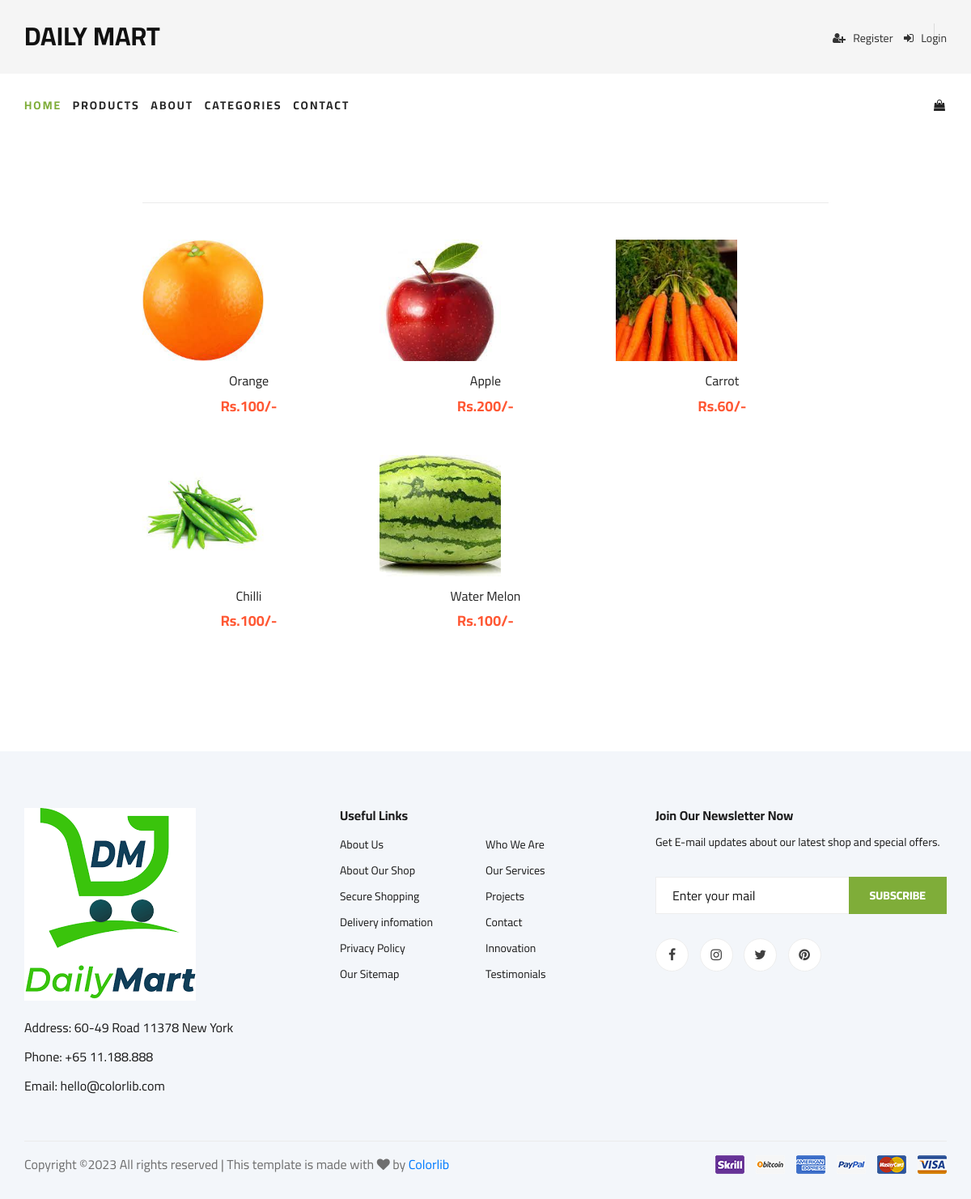
Page /products/all on the committed database.
### ADMINAPP/models.py (models this page shows)
class Product(models.Model):
    productName = models.CharField(max_length=15)
    productDescription = models.TextField()
    productPrice=models.IntegerField()
    productImage = models.ImageField(upload_to='PRODUCT_IMAGE',default='null.jpg')
    category = models.CharField(max_length=100,default='0')
    stock = models.IntegerField()

### USERAPP/views.py (the view)
# urls.py: path('products/<str:category>', views.product_list, name='product_list'),
def product_list(request,category):
      if(category=="all"):
            data=Product.objects.all()
      else:
            data=Product.objects.filter(category=category)
      dataa=Category.objects.all()
      return render(request,'products.html',{'data':data,'dataa':dataa})

### USERAPP/templates/products.html (shortened to what this page needs)
{% extends 'user.html' %}
{% block content %}
    {% load static %}
    <section class="product spad text-center">
        <div class="container">
            <div class="row justify-content-center">
                <div class="col-lg-9 col-md-7">
                    <div class="filter__item">
                        <div class="row">
                            {% for i in data %}
                                <div class="col-lg-4 col-md-6 col-sm-6">
                                    <div class="product__item">
                                        <div class="product__item__pic set-bg"
                                             data-setbg="{{ i.productImage.url }}"
                                             style="background-image: url('{{ i.productImage.url }}'); width: 150px; height: 150px;">
                                        </div>
                                        <div class="product__item__text" style="text-align: center;">
                                            <h6 style="font-size: 16px;"><a href="{% url 'single' id=i.id %}">{{ i.productName }}</a></h6>
                                            <h5 style="font-size: 18px; color: #ff5733;">Rs.{{ i.productPrice }}/-</h5>
                                        </div>
                                    </div>
                                </div>
                            {% endfor %}
                        </div>
                    </div>
                </div>
            </div>
        </div>
    </section>
{% endblock %}

### USERAPP/templates/user.html (shortened to what this page needs)
{% load static %}
<!DOCTYPE html>
<html lang="zxx">
<head>
    <link rel="stylesheet" href="{% static 'css/bootstrap.min.css' %}" type="text/css">
    <link rel="stylesheet" href="{% static 'css/font-awesome.min.css' %}" type="text/css">
    <link rel="stylesheet" href="{% static 'css/elegant-icons.css' %}" type="text/css">
    <link rel="stylesheet" href="{% static 'css/nice-select.css' %}" type="text/css">
    <link rel="stylesheet" href="{% static 'css/jquery-ui.min.css' %}" type="text/css">
    <link rel="stylesheet" href="{% static 'css/owl.carousel.min.css' %}" type="text/css">
    <link rel="stylesheet" href="{% static 'css/slicknav.min.css' %}" type="text/css">
    <link rel="stylesheet" href="{% static 'css/style.css' %}" type="text/css">
</head>
<body>
    <header class="header">
        <div class="header__top">
            <div class="container">
                <div class="row">
                    <div class="col-lg-6 col-md-6">
                        <div class="header__top__left">
                            <div class="header__logo">
                                <a href="./index.html"><h1 style="font-size: xx-large;"><b>DAILY MART</b></h1></a>
                            </div>
                        </div>
                    </div>
                    <div class="col-lg-6 col-md-6">
                        <div class="header__top__right">
                            {% if 'u_id' in request.session %}
                            <div style="text-align: right;">
                                <p style="margin: 0; font-weight: bold;">Welcome {{ request.session.username }}</p>
                                <div class="header__top__right__auth" style="display: inline-block; margin-right: 10px;">
                                    <a href="{% url 'userlogout' %}" style="color: #333; text-decoration: none;">
                                        <i class="fa fa-sign-out"></i> Log Out
                                    </a>
                                </div>
                                <div class="header__top__right__auth" style="display: inline-block;">
                                    <a href="{% url 'history' %}" style="color: #333; text-decoration: none;">
                                        <i class="fa fa-shopping-bag"></i> My Orders
                                    </a>
                                </div>
                            </div>
                            {% else %}
                            <div style="text-align: right;">
                                <div class="header__top__right__auth" style="display: inline-block; margin-right: 10px;">
                                    <a href="{% url 'register' %}" style="color: #333; text-decoration: none;">
                                        <i class="fa fa-user-plus"></i> Register
                                    </a>
                                </div>
                                <div class="header__top__right__auth" style="display: inline-block;">
                                    <a href="{% url 'login' %}" style="color: #333; text-decoration: none;">
                                        <i class="fa fa-sign-in"></i> Login
                                    </a>
                                </div>
                            </div>
                            {% endif %}
                        </div>
                    </div>
                </div>
            </div>
        </div>
        <div class="container">
            <div class="row">
                <div class="col-lg-12">
                    <nav class="header__menu">
                        <ul style="list-style-type: none; padding: 0; margin: 0;">
                            <li class="active" style="display: inline-block; margin-right: 10px;">
                                <a href="{% url 'home' %}">Home</a>
                            </li>
                            <li style="display: inline-block; margin-right: 10px;">
                                <a href="{% url 'product_list' category='all' %}">Products</a>
                            </li>
                            <li style="display: inline-block; margin-right: 10px;">
                                <a href="{% url 'about_us' %}">About</a>
                            </li>
                            <li style="display: inline-block; margin-right: 10px;">
                                <a href="#" id="categories-link">Categories</a>
                            </li>
                            <li style="display: inline-block; margin-right: 20px;">
                                <a href="{% url 'contact' %}">Contact</a>
                            </li>
                            <li style="display: inline-block; float: right;">
                                <a href="{% url 'cart' %}"><i class="fa fa-shopping-bag"></i></a>
                            </li>
                        </ul>
                    </nav>
                </div>
            </div>
        </div>
    </header>
{% block content %}{% endblock %}
    <footer class="footer spad">
        <div class="container">
            <div class="row">
                <div class="col-lg-3 col-md-6 col-sm-6">
                    <div class="footer__about">
                        <div class="footer__about__logo">
                            <a href="./index.html"><img src="{% static 'css/img/logo.png' %}" alt=""></a>
                        </div>
                        <ul>
                            <li>Address: 60-49 Road 11378 New York</li>
                            <li>Phone: +65 11.188.888</li>
                            <li>Email: hello@colorlib.com</li>
                        </ul>
                    </div>
                </div>
                <div class="col-lg-4 col-md-6 col-sm-6 offset-lg-1">
                    <div class="footer__widget">
                        <h6>Useful Links</h6>
                        <ul>
                            <li><a href="#">About Us</a></li>
                            <li><a href="#">About Our Shop</a></li>
                            <li><a href="#">Secure Shopping</a></li>
                            <li><a href="#">Delivery infomation</a></li>
                            <li><a href="#">Privacy Policy</a></li>
                            <li><a href="#">Our Sitemap</a></li>
                        </ul>
                        <ul>
                            <li><a href="#">Who We Are</a></li>
                            <li><a href="#">Our Services</a></li>
                            <li><a href="#">Projects</a></li>
                            <li><a href="#">Contact</a></li>
                            <li><a href="#">Innovation</a></li>
                            <li><a href="#">Testimonials</a></li>
                        </ul>
                    </div>
                </div>
                <div class="col-lg-4 col-md-12">
                    <div class="footer__widget">
                        <h6>Join Our Newsletter Now</h6>
                        <p>Get E-mail updates about our latest shop and special offers.</p>
                        <form action="#">
                            <input type="text" placeholder="Enter your mail">
                            <button type="submit" class="site-btn">Subscribe</button>
                        </form>
                        <div class="footer__widget__social">
                            <a href="#"><i class="fa fa-facebook"></i></a>
                            <a href="#"><i class="fa fa-instagram"></i></a>
                            <a href="#"><i class="fa fa-twitter"></i></a>
                            <a href="#"><i class="fa fa-pinterest"></i></a>
                        </div>
                    </div>
                </div>
            </div>
            <div class="row">
                <div class="col-lg-12">
                    <div class="footer__copyright">
                        <div class="footer__copyright__text"><p>
  Copyright &copy;<script>document.write(new Date().getFullYear());</script> All rights reserved | This template is made with <i class="fa fa-heart" aria-hidden="true"></i> by <a href="https://colorlib.com" target="_blank">Colorlib</a>
  </p></div>
                        <div class="footer__copyright__payment"><img src="{% static 'css/img/payment-item.png' %}" alt=""></div>
                    </div>
                </div>
            </div>
        </div>
    </footer>
</body>
</html>

### USERAPP/static/css/style.css (style rules this page uses)
html, body { height: 100%; font-family: "Cairo", sans-serif; -webkit-font-smoothing: antialiased; font-smoothing: antialiased; }
h1, h2, h3, h4, h5, h6 { margin: 0; color: #111111; font-weight: 400; font-family: "Cairo", sans-serif; }
h1 { font-size: 70px; }
h5 { font-size: 18px; }
h6 { font-size: 16px; }
p { font-size: 16px; font-family: "Cairo", sans-serif; color: #6f6f6f; font-weight: 400; line-height: 26px; margin: 0 0 15px 0; }
img { max-width: 100%; }
ul, ol { padding: 0; margin: 0; }
.set-bg { background-repeat: no-repeat; background-size: cover; background-position: top center; }
.spad { padding-top: 100px; padding-bottom: 100px; }
.site-btn { font-size: 14px; color: #ffffff; font-weight: 800; text-transform: uppercase; display: inline-block; padding: 13px 30px 12px; background: #7fad39; border: none; }
.header__top { background: #f5f5f5; }
.header__top__left { padding: 10px 0 13px; }
.header__top__right { text-align: right; padding: 10px 0 13px; }
.header__top__right__auth { display: inline-block; }
.header__top__right__auth a { display: block; font-size: 14px; color: #1c1c1c; }
.header__top__right__auth a i { margin-right: 6px; }
.header__logo { padding: 15px 0; }
.header__logo a { display: inline-block; }
.header__menu { padding: 24px 0; }
.header__menu ul li { list-style: none; display: inline-block; margin-right: 50px; position: relative; }
.header__menu ul li.active a { color: #7fad39; }
.header__menu ul li:last-child { margin-right: 0; }
.header__menu ul li a { font-size: 14px; color: #252525; text-transform: uppercase; font-weight: 700; letter-spacing: 2px; -webkit-transition: all, 0.3s; -moz-transition: all, 0.3s; -ms-transition: all, 0.3s; -o-transition: all, 0.3s; transition: all, 0.3s; padding: 5px 0; display: block; }
.product { padding-top: 80px; padding-bottom: 80px; }
.filter__item { padding-top: 45px; border-top: 1px solid #ebebeb; padding-bottom: 20px; }
.product__item { margin-bottom: 50px; }
.product__item__pic { height: 270px; position: relative; overflow: hidden; }
.product__item__text { text-align: center; padding-top: 15px; }
.product__item__text h6 { margin-bottom: 10px; }
.product__item__text h6 a { color: #252525; }
.product__item__text h5 { color: #252525; font-weight: 700; }
.footer { background: #F3F6FA; padding-top: 70px; padding-bottom: 0; }
.footer__about { margin-bottom: 30px; }
.footer__about ul li { font-size: 16px; color: #1c1c1c; line-height: 36px; list-style: none; }
.footer__about__logo { margin-bottom: 15px; }
.footer__about__logo a { display: inline-block; }
.footer__widget { margin-bottom: 30px; overflow: hidden; }
.footer__widget h6 { color: #1c1c1c; font-weight: 700; margin-bottom: 10px; }
.footer__widget ul { width: 50%; float: left; }
.footer__widget ul li { list-style: none; }
.footer__widget ul li a { color: #1c1c1c; font-size: 14px; line-height: 32px; }
.footer__widget p { font-size: 14px; color: #1c1c1c; margin-bottom: 30px; }
.footer__widget form { position: relative; margin-bottom: 30px; }
.footer__widget form input { width: 100%; font-size: 16px; padding-left: 20px; color: #1c1c1c; height: 46px; border: 1px solid #ededed; }
.footer__widget form input::placeholder { color: #1c1c1c; }
.footer__widget form button { position: absolute; right: 0; top: 0; padding: 0 26px; height: 100%; }
.footer__widget .footer__widget__social a { display: inline-block; height: 41px; width: 41px; font-size: 16px; color: #404040; border: 1px solid #ededed; border-radius: 50%; line-height: 38px; text-align: center; background: #ffffff; -webkit-transition: all, 0.3s; -moz-transition: all, 0.3s; -ms-transition: all, 0.3s; -o-transition: all, 0.3s; transition: all, 0.3s; margin-right: 10px; }
.footer__widget .footer__widget__social a:last-child { margin-right: 0; }
.footer__copyright { border-top: 1px solid #ebebeb; padding: 15px 0; overflow: hidden; margin-top: 20px; }
.footer__copyright__text { font-size: 14px; color: #1c1c1c; float: left; line-height: 25px; }
.footer__copyright__payment { float: right; }
@media only screen and (min-width: 1200px) { .container { max-width: 1170px; } }

### rows in the picture
Product: productImage (picture), productName "Orange", productPrice "100"
Product: productImage (picture), productName "Apple", productPrice "200"
Product: productImage (picture), productName "Carrot", productPrice "60"
Product: productImage (picture), productName "Chilli", productPrice "100"
Product: productImage (picture), productName "Water Melon", productPrice "100"
